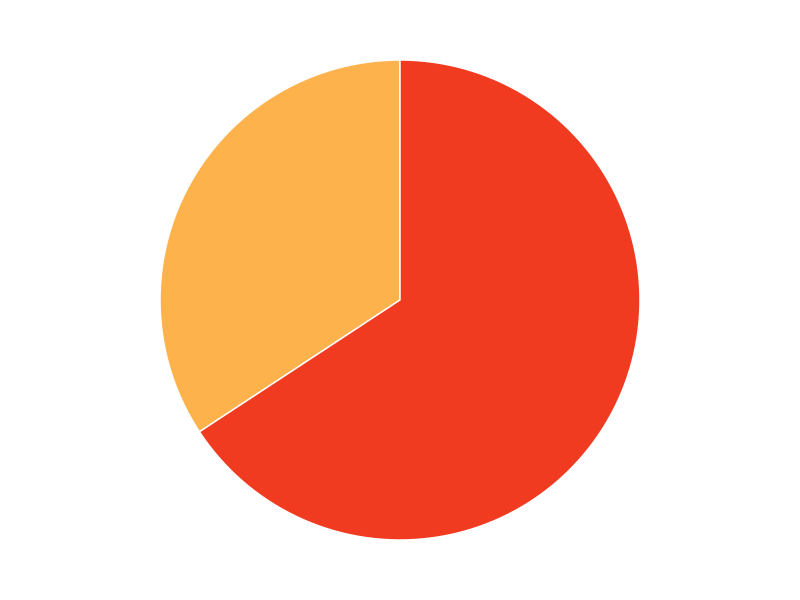

Write the R code that produced this figure.
# Load ggplot2
library(ggplot2)

# Create Data
data <- data.frame(
  group=LETTERS[1:2],
  value=c(0.342535787321063,1-0.342535787321063)
)

# Basic piechart
g<-ggplot(data, aes(x="", y=value, fill=group)) +
  geom_bar(stat="identity", width=1, color="white") +
  coord_polar("y", start=0) +
  theme_void() + # remove background, grid, numeric labels
  scale_fill_manual(values =c("#feb24c","#f03b20"))+
  theme(legend.position="none")
ggsave("sas.pdf",width = 2, height = 2)